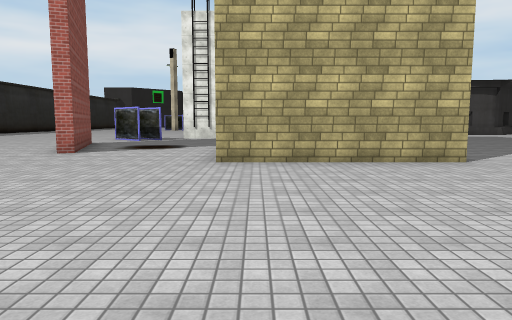
[1] (above)

24 first-person views from a walk through a 3-D level made in the Unity game engine. The camera is 1.5 m above the floor, tilts 6° down and sees 70° across. The floor is counted in squares, 2 m on a side. Each view is taken from the middle of a square. On the plan, view 1 faces up. The plan holds only what a view shows up to about 11 squares ahead; the rest is blank. The place goes on beyond the plan. The player is left out. Some surface patterns are stand-ins.

[2]
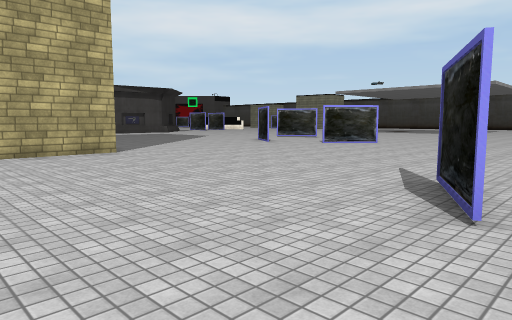

[3]
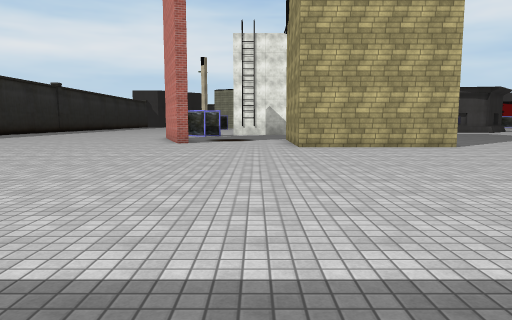

[4]
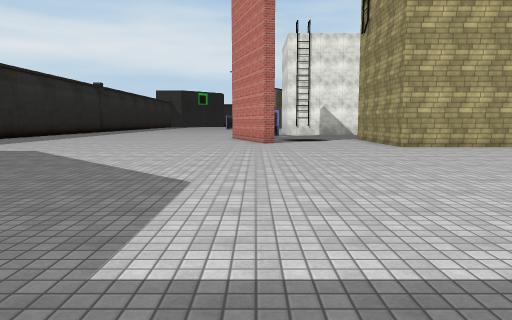

[5]
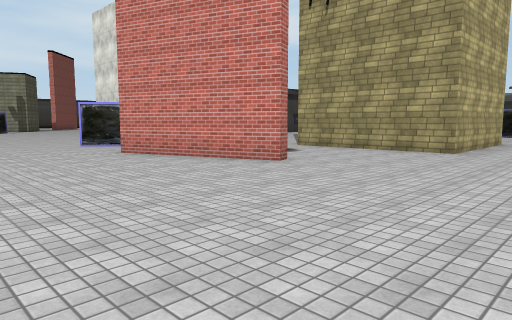

[6]
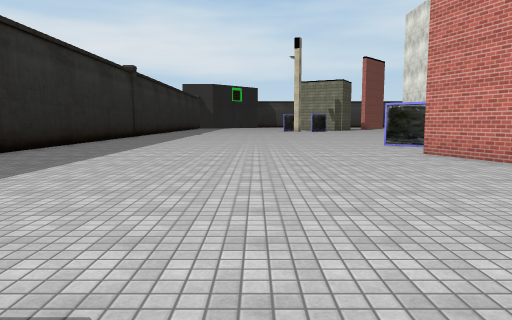

[7]
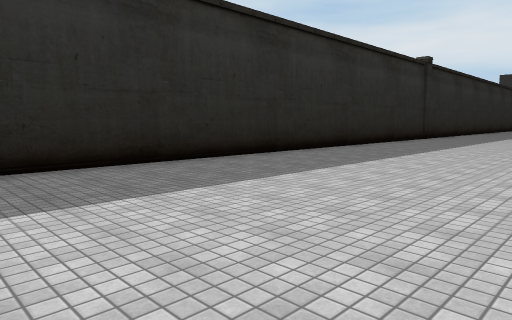

[8]
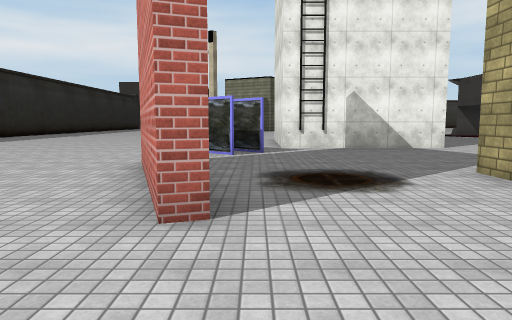

[9]
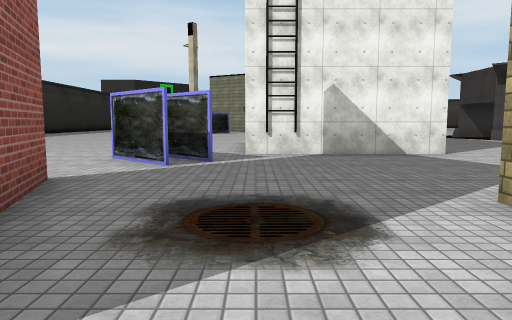

[10]
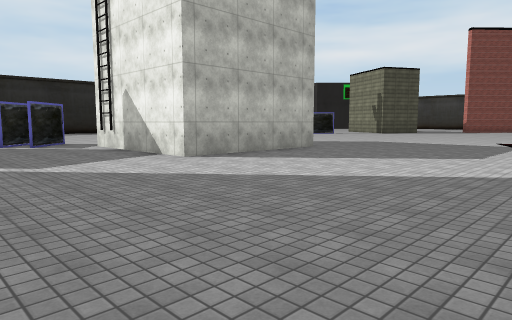

[11]
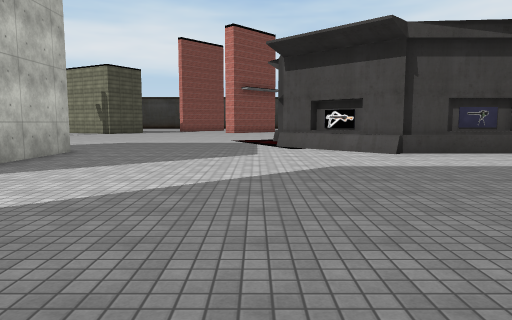

[12]
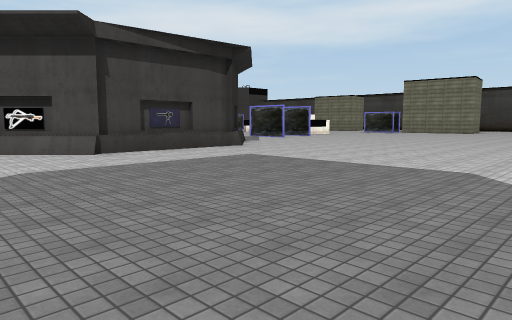

[13]
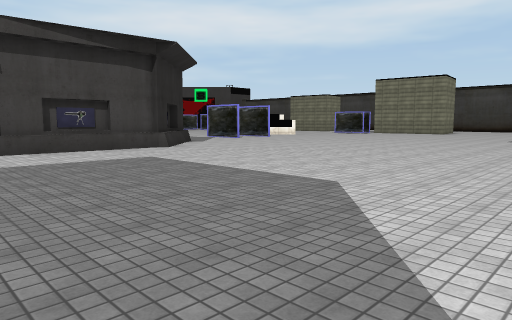

[14]
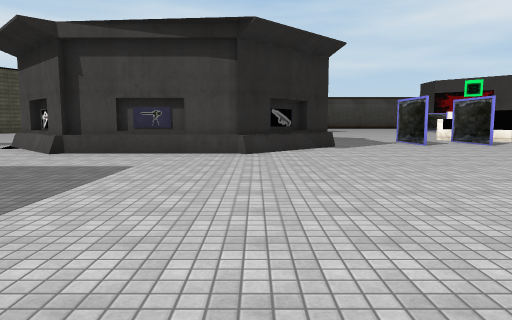

[15]
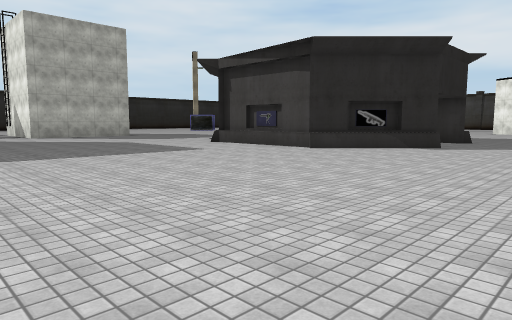

[16]
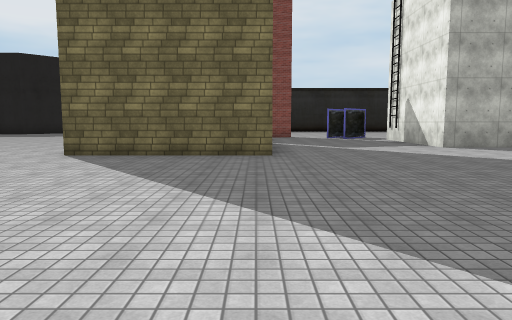

[17]
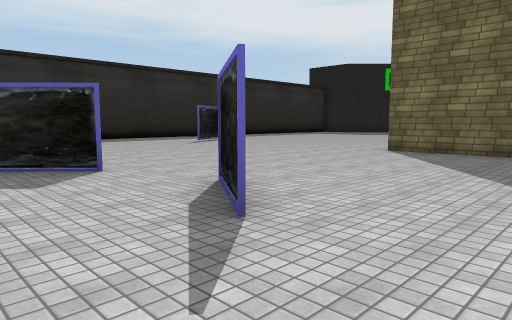

[18]
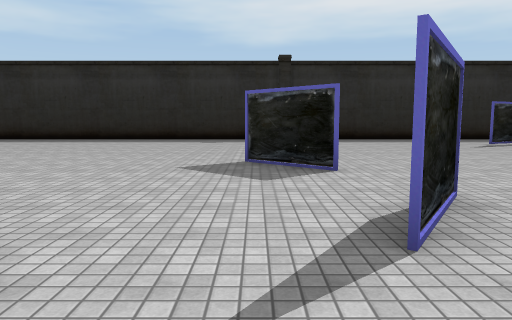

[19]
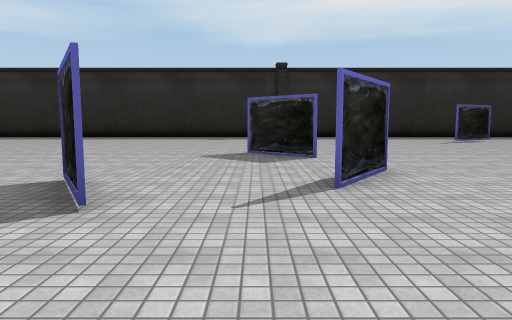

[20]
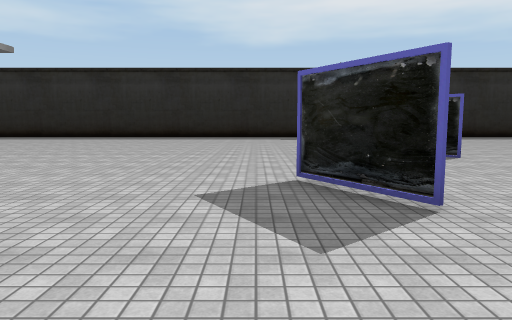

[21]
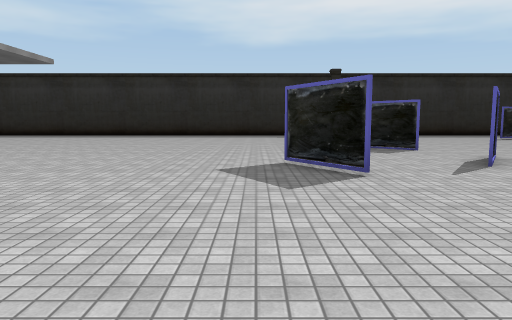

[22]
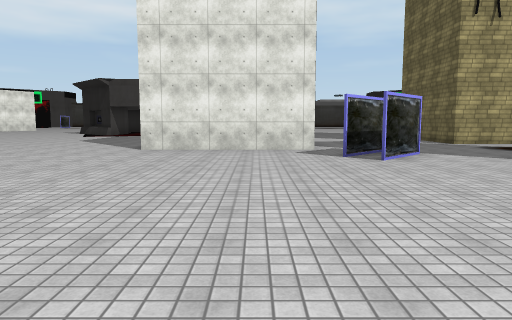

[23]
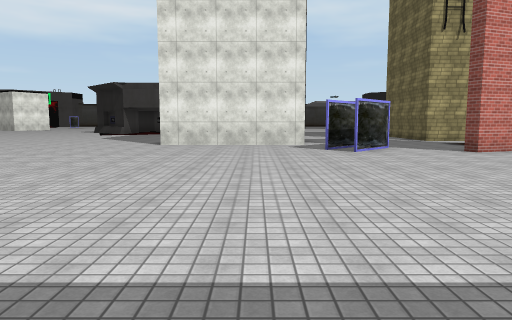

[24]
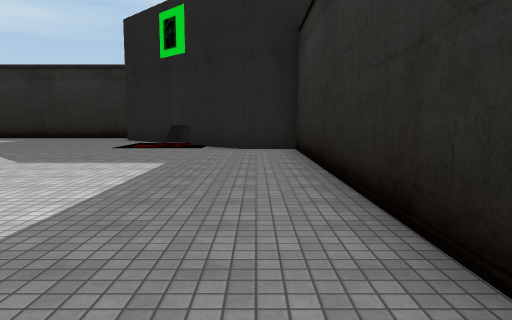

### Floor plan
Points are (right, up) in squares from view 1. A wall is a line through its corners. A room is listed if a view was taken in it or the views show most of it. See-through windows are left out.
Room 1 (views 1, 2, 3, 4, 5, 6, 7, 8, 9, 10, 11, 12, 13, 14, 15, 16, 17, 18, 19, 20, 21, 22, 23, 24)
walls: (3.9, 11.4) (3.9, 6.7) (-0.7, 6.7) (-0.7, 11.4); (9.9, 7.3) (11.1, 9) (9.9, 7.3); (10.7, 5.5) (12.2, 4.1); (13.4, 10.1) (14.5, 8.3); (-4.4, 8.8) (-4.7, 8.6) (-6.1, 12.6) (-5.7, 12.7) (-4.4, 8.8); (2.8, -1.4) (4.7, -0.4); (-4.3, 15.3) (-3.8, 14.8) (-5.3, 16.1); (-5, 14.7) (-4.5, 14.2) (-6, 15.6); (9.5, 20.6) (8.6, 21.4); (1.4, 21.1) (1.4, 16.4) (-3.2, 16.4) (-3.2, 21.1); (10.6, 20.9) (9.5, 20.9); (7.8, 22.3) (7, 23.1); (8.1, 22.3) (7.7, 22.8); (12.4, 21.1) (11.4, 21.1); (13.6, 20.9) (11.4, 20.9); (14.6, 21.6) (13.6, 20.6); (15.3, 22.8) (14.2, 21.6); (16.2, 23.3) (15.4, 22.4); (-16.1, 15.6) (-16.1, 2) (-14.6, 2) (-13.5, 0.9)
low walls: (9.4, 20.4) (6.7, 23); (10.6, 20.6) (9.5, 20.6); (13.6, 20.6) (11.4, 20.6); (16.4, 23.1) (13.7, 20.4)
objects: other object (8, 22) to (9, 22); other object (15, 22)

Where each view was taken, in squares from view 1:
view 1: 0 up, 0 right, facing up
view 2: 2 down, 0 right, facing up-right
view 3: 4 down, 2 left, facing up
view 4: 4 down, 5 left, facing up
view 5: 4 up, 10 left, facing up-right
view 6: 4 up, 10 left, facing up
view 7: 6 up, 10 left, facing up-left
view 8: 6 up, 4 left, facing up
view 9: 8 up, 3 left, facing up
view 10: 12 up, 8 right, facing up-left
view 11: 12 up, 6 right, facing up
view 12: 12 up, 6 right, facing up-right
view 13: 11 up, 8 right, facing up-right
view 14: 12 up, 14 right, facing up
view 15: 12 up, 20 right, facing up-left
view 16: 11 up, 12 right, facing left
view 17: 11 up, 13 right, facing down-left
view 18: 11 up, 12 right, facing down
view 19: 13 up, 12 right, facing down
view 20: 13 up, 15 right, facing down
view 21: 15 up, 15 right, facing down
view 22: 18 up, 13 left, facing right
view 23: 18 up, 15 left, facing right
view 24: 12 up, 15 left, facing down
